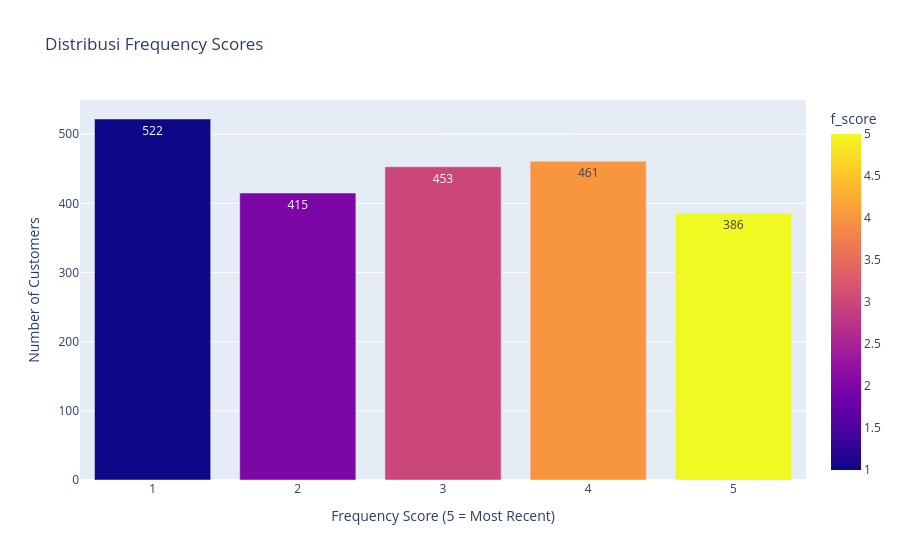

Notebook code cell kept with this figure:
### Code cell
# Menghitung Frequency Score
df_cleaning['f_score'] = pd.qcut(df_cleaning['total_purchase'], 5, labels=[1, 2, 3, 4, 5]).astype(int)

# Visualisasi Distribusi Frequency Score
f_dist = (df_cleaning['f_score'].value_counts().sort_index(ascending=False).reset_index())
f_dist.columns = ['f_score', 'customer_count']

fig_frequency = px.bar(f_dist, x='f_score', y='customer_count', title='Distribusi Frequency Scores',
                     text='customer_count', color='f_score', color_discrete_sequence=px.colors.qualitative.Pastel)
fig_frequency.update_layout(xaxis_title='Frequency Score (5 = Most Recent)', yaxis_title='Number of Customers')
fig_frequency.show()

### Figure 1 — Plotly figure (JSON) as saved in the notebook; plotly's stock layout.template omitted (floating-point values rounded to 4 significant figures)
{"data": [{"hovertemplate": "f_score=%{marker.color}<br>customer_count=%{text}<extra></extra>", "legendgroup": "", "marker": {"color": [5, 4, 3, 2, 1], "coloraxis": "coloraxis", "pattern": {"shape": ""}}, "name": "", "orientation": "v", "showlegend": false, "text": [386.0, 461.0, 453.0, 415.0, 522.0], "textposition": "auto", "type": "bar", "x": [5, 4, 3, 2, 1], "xaxis": "x", "y": [386, 461, 453, 415, 522], "yaxis": "y"}], "layout": {"barmode": "relative", "coloraxis": {"colorbar": {"title": {"text": "f_score"}}, "colorscale": [[0, "#0d0887"], [0.1111, "#46039f"], [0.2222, "#7201a8"], [0.3333, "#9c179e"], [0.4444, "#bd3786"], [0.5556, "#d8576b"], [0.6667, "#ed7953"], [0.7778, "#fb9f3a"], [0.8889, "#fdca26"], [1, "#f0f921"]]}, "legend": {"tracegroupgap": 0}, "title": {"text": "Distribusi Frequency Scores"}, "xaxis": {"anchor": "y", "domain": [0, 1], "title": {"text": "Frequency Score (5 = Most Recent)"}}, "yaxis": {"anchor": "x", "domain": [0, 1], "title": {"text": "Number of Customers"}}}}
